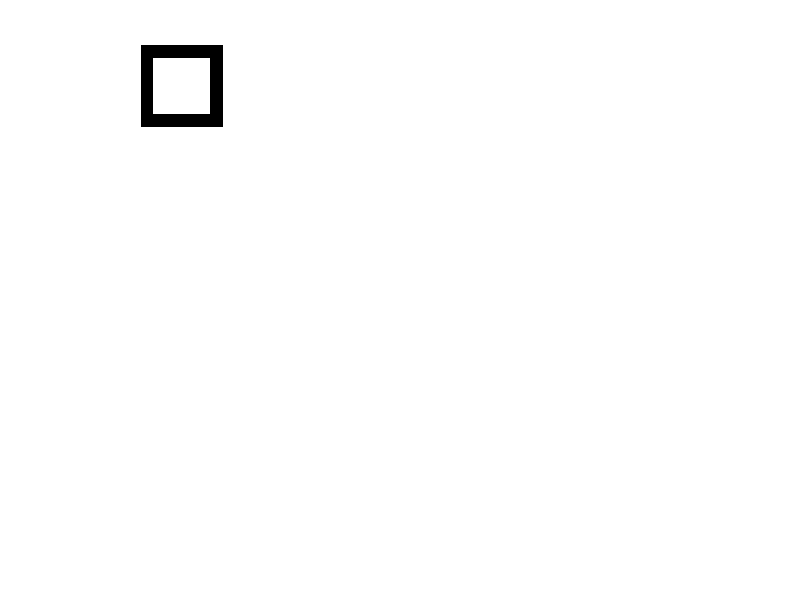
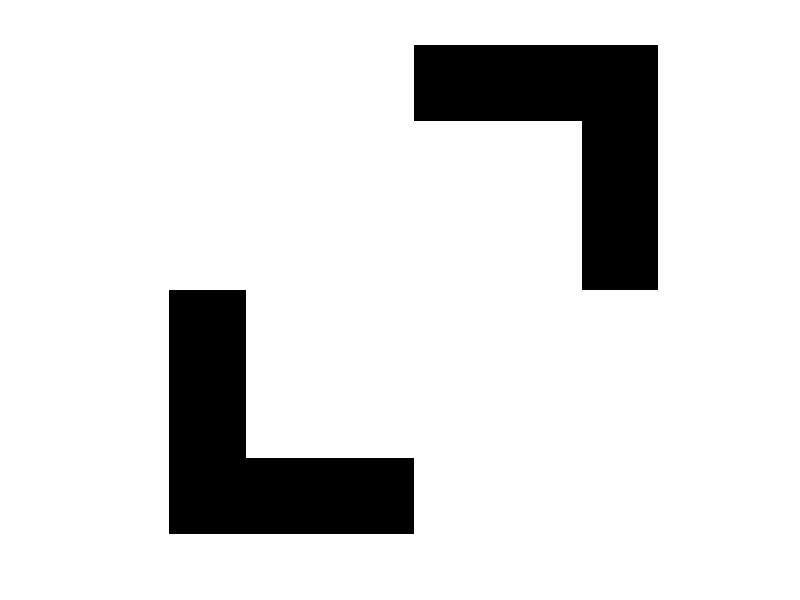
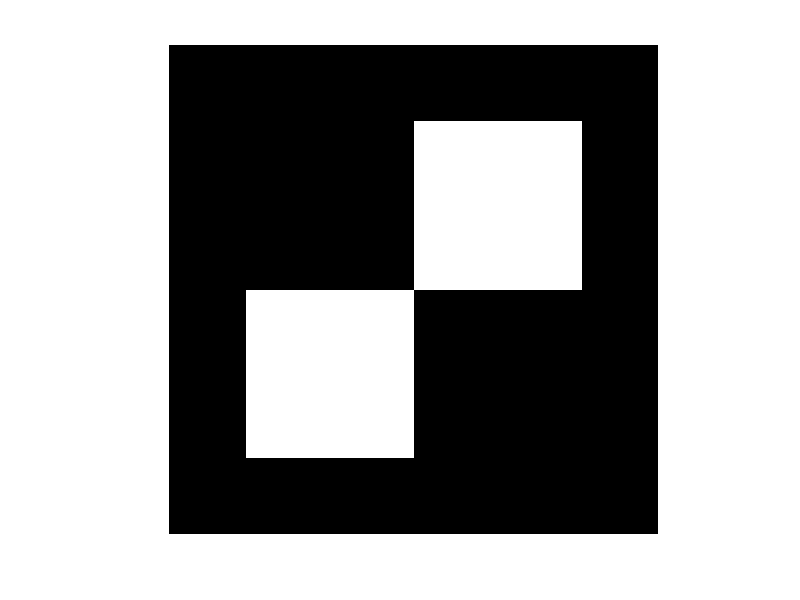
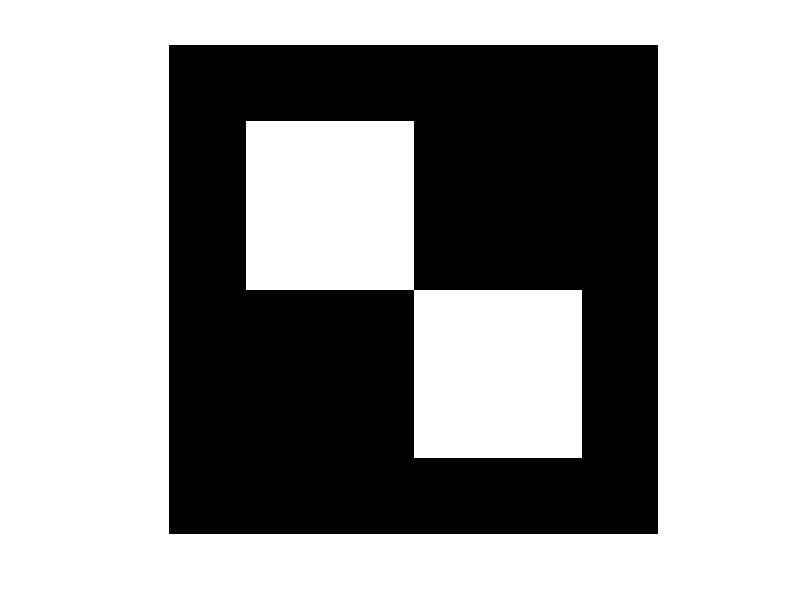

Write MATLAB code to recreate these figures, in order.
img=zeros(128);
for i=21:108
    for j=21:108
        img(i,j)=150;
    end
end

subplot(4,3,1);
imshow(img);

img2=zeros(128);
for i=1:64
    for j=1:64
        img2(i,j)=150;
    end
end
for i=65:128
    for j=65:128
        img2(i,j)=150;
    end
end

figure;
imshow(img2);


imshow(img+img2);
figure;
imshow(img-img2);
figure;
imshow(img.*img2);
figure;
imshow(img & img2);
figure;
imshow(img | img2);
figure;
imshow(~img);
figure;
imshow(xor(img,img2));